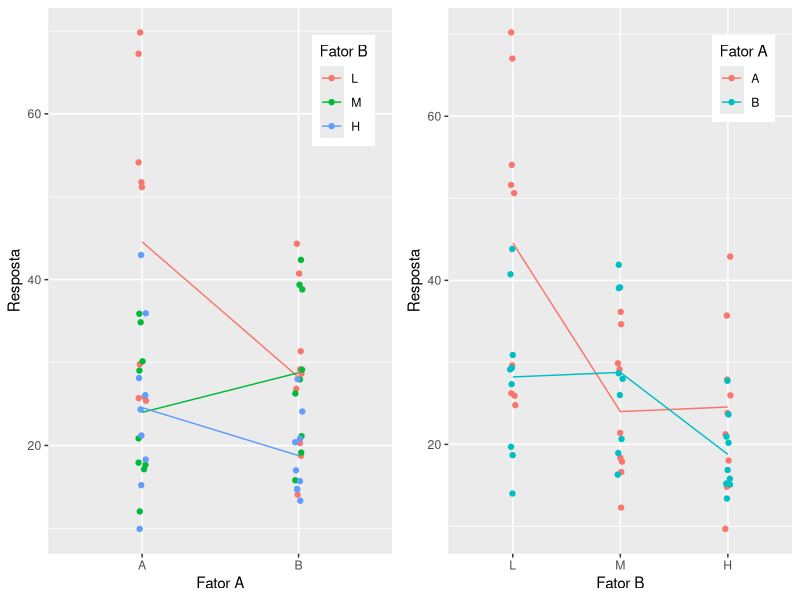

Write the R code that produced this figure.
#-----------------------------------------------------------------------
# CE 074 - Controle de Processos Industriais
#
# Análise de experimento fatorial de forma matricial
#
#                                            Prof. Dr. Walmes M. Zeviani
#                                leg.ufpr.br/~walmes · github.com/walmes
#                                        walmes@ufpr.br · @walmeszeviani
#                      Laboratory of Statistics and Geoinformation (LEG)
#                Department of Statistics · Federal University of Paraná
#                                       2018-Ago-28 · Curitiba/PR/Brazil
#-----------------------------------------------------------------------

#-----------------------------------------------------------------------
# Obtenção do quadro de anova com operações matriciais.

# Experimento fatorial completo 3 x 2 em DIC com 9 repetições.
xtabs(~tension + wool, warpbreaks)

# Pegando uma fração dos dados para ter matrizes de dimensão menor.
da <- subset(warpbreaks, wool == "A", select = c(1, 3))
da <- da[seq(1, to = nrow(da), by = 3), ]
names(da) <- c("y", "trt")
da

# Para exemplificar será considerado é um experimento de um fator
# apenas.

# Para criar matrizes de projeção.
proj <- function(X) {
    X %*% solve(t(X) %*% X) %*% t(X)
}

# Para obter o traço de matrizes.
tr <- function(X) {
    sum(diag(X))
}

# Soma de quadrados total.
with(da, sum(y^2))

# Soma de quadrados total corrigida pela média.
with(da, sum((y - mean(y))^2))

# Projeção no espaço das observaçoes (n).
I <- diag(nrow(da))
y <- cbind(da$y)

# Modelo: y_{ijk} = \mu + \epsilon_{ijk}.
X_mu <- model.matrix(~1, data = da)
H_mu <- proj(X_mu)

# Modelo: y_{ijk} = \tau_{i} + \epsilon_{ijk}.
X_tau <- model.matrix(~0 + trt, data = da)
H_tau <- proj(X_tau)

# Modelo: y_{ijk} = \mu + \alpha_{i} + \epsilon_{ijk} (\tau_{i} = \mu + \alpha_{i}).
X_mualpha <- model.matrix(~trt, data = da)
H_mualpha <- proj(X_mualpha)

# Embora o modelo esteja paramatrizado diferente, ainda é o mesmo.
H_mualpha == H_tau

# Média geral do experimento.
H_mu %*% y
mean(y)

# Somas de quadrados para o efeito do fator A.
t(y) %*% H_tau %*% y - t(y) %*% H_mu %*% y
t(y) %*% (H_tau -  H_mu) %*% y

# SQ residual.
t(y) %*% (I - H_tau) %*% y

# Graus de liberdade.
tr(H_tau -  H_mu)
tr(I - H_tau)

# Anova para verificação.
anova(lm(y ~ 1, data = da))
anova(lm(y ~ trt, data = da))

#-----------------------------------------------------------------------
# Análise do experimento em blocos.

xtabs(~tension + wool, warpbreaks)

da <- warpbreaks
da <- da[seq(1, to = nrow(da), by = 3), ]
names(da) <- c("y", "blc", "trt")
xtabs(~blc + trt, da)

da

# Quadro de análise de variância considerando que foi um ensaio em
# blocos com um único fator.
anova(lm(y ~ blc + trt, data = da))

# Matriz coluna com a resposta.
y <- cbind(da$y)

# Matrizes do modelo.
X_1 <- model.matrix(y ~ 1, data = da)
X_12 <- model.matrix(y ~ 1 + blc, data = da)
X_123 <- model.matrix(y ~ 1 + blc + trt, data = da)

# As matrizes de projeção.
H_1 <- proj(X_1)
H_12 <- proj(X_12)
H_123 <- proj(X_123)
I <- diag(nrow(da))

# Somas de quadrados.
t(y) %*% (H_12 - H_1) %*% y
t(y) %*% (H_123 - H_12) %*% y
t(y) %*% (I - H_123) %*% y

# Graus de liberdade.
tr(H_12 - H_1)
tr(H_123 - H_12)
tr(I - H_123)

#-----------------------------------------------------------------------

X_mu <- model.matrix(y ~ 1, data = da)
X_trt <- model.matrix(y ~ 1 + trt, data = da)
X_blc <- model.matrix(y ~ 1 + blc, data = da)
X_blctrt <- model.matrix(y ~ 1 + blc + trt, data = da)

H_mu <- proj(X_mu)
H_trt <- proj(X_trt)
H_blc <- proj(X_blc)
H_blctrt <- proj(X_blctrt)

# As projeções são ortogonais!
(H_trt - H_mu) %*% (H_blc - H_mu)

# As projeções são ortogonais!
(H_trt - H_mu) %*% (H_blctrt - H_trt)

# IMPORTANT: no caso acima, as somas de quadrados sequenciais e
# marginais serão iguais porque as projeções são ortogonais.

#-----------------------------------------------------------------------
# Análise do experimento fatorial.

da <- warpbreaks
names(da) <- c("y", "A", "B")

library(ggplot2)

gg1 <-
    ggplot(da, aes(y = y, x = A, color = B)) +
    geom_jitter(width = 0.025) +
    stat_summary(aes(group = B), geom = "line", fun.y = "mean") +
    scale_color_discrete(name = "Fator B") +
    xlab("Fator A") +
    ylab("Resposta") +
    theme(legend.position = c(0.95, 0.95),
          legend.justification = c(1, 1))

gg2 <-
    ggplot(da, aes(y = y, x = B, color = A)) +
    geom_jitter(width = 0.025) +
    stat_summary(aes(group = A), geom = "line", fun.y = "mean") +
    scale_color_discrete(name = "Fator A") +
    xlab("Fator B") +
    ylab("Resposta") +
    theme(legend.position = c(0.95, 0.95),
          legend.justification = c(1, 1))

gridExtra::grid.arrange(gg1, gg2, ncol = 2)

# São todos modelos equivalentes.
# y_{abr} = \mu + \alpha_{a} + \beta_{b} + \gamma_{ab} + \epsilon_{abr}.
m0 <- aov(y ~ A * B, data = da)
m0 <- aov(y ~ B * A, data = da)
m0 <- aov(y ~ A + B + A:B, data = da)

anova(m0)      # SQ sequencial.
car::Anova(m0) # SQ marginal.

# y_{abr} = \mu + \alpha_{a} + \theta_{a(b)} + \epsilon_{abr}.
mAB <- aov(y ~ A/B, data = da)
anova(mAB)
coef(mAB)

# Partição da soma de quadrados em hipóteses mais específicas.
aAB <- summary(mAB, split = list("A:B" = list(
                                     "B|A1" = c(1, 3), # H_0: ef. de B em A1.
                                     "B|A2" = c(2, 4)  # H_0: ef. de B em A2.
                                 )))
aAB

# y_{abr} = \mu + \beta_{b} + \psi_{b(a)} + \epsilon_{abr}.
mBA <- aov(y ~ B/A, data = da)
anova(mBA)
coef(mBA)

aBA <- summary(mBA, split = list("B:A" = list(
                                     "A|B1" = 1, # H_0: ef. de A em B1.
                                     "A|B2" = 2, # H_0: ef. de A em B2.
                                     "A|B3" = 3  # H_0: ef. de A em B3.
                                 )))
aBA

#--------------------------------------------
# No sentido A com B dentro de A.

# Como essas somas de quadrados são obtidas?
y <- cbind(da$y)
X <- model.matrix(mAB)
unique(X)

X_mu <- X[, 1]
X_A <- X[, 1:2]
X_B_A1 <- X[, c(1:2, 3, 5)]
X_B_A2 <- X[, c(1:2, 4, 6)]

H_mu <- proj(X_mu)
H_A <- proj(X_A)
H_B_A1 <- proj(X_B_A1)
H_B_A2 <- proj(X_B_A2)
I <- diag(nrow(y))

L <- list(A = H_A - H_mu,
          B_A1 = H_B_A1 - H_A,
          B_A2 = H_B_A2 - H_A)

t(sapply(L,
         FUN = function(mat_proj) {
             c(DF = tr(mat_proj),
               SQ = t(y) %*% mat_proj %*% y)
         }))
aAB

#--------------------------------------------
# No sentido B com A dentro de B.

# Como essas somas de quadrados são obtidas?
y <- cbind(da$y)
X <- model.matrix(mBA)
unique(X)

X_mu <- X[, 1]
X_B <- X[, 1:3]
X_A_B1 <- X[, c(1:3, 4)]
X_A_B2 <- X[, c(1:3, 5)]
X_A_B3 <- X[, c(1:3, 6)]

H_mu <- proj(X_mu)
H_B <- proj(X_B)
H_A_B1 <- proj(X_A_B1)
H_A_B2 <- proj(X_A_B2)
H_A_B3 <- proj(X_A_B3)
I <- diag(nrow(y))

L <- list(B = H_B - H_mu,
          A_B1 = H_A_B1 - H_B,
          A_B2 = H_A_B2 - H_B,
          A_B3 = H_A_B3 - H_B)

t(sapply(L,
         FUN = function(mat_proj) {
             c(DF = tr(mat_proj),
               SQ = t(y) %*% mat_proj %*% y)
         }))
aBA

#-----------------------------------------------------------------------
# Essas mesmas hipóteses (de forma marginal) podem ser avaliadas pelo
# teste de Wald.

beta <- coef(mAB)
V <- vcov(mAB)

# Testar se o efeito de B dentro de A1 é nulo.
K <- rbind(c(0, 0, 1, 0, 0, 0),
           c(0, 0, 0, 0, 1, 0))

# Estimativa e erro padrão.
pest <- K %*% beta       # Estimativa pontual.
vest <- K %*% V %*% t(K) # Variância.

# Estatística F.
(t(pest) %*% solve(vest) %*% pest)/nrow(K)

# Testar se o efeito de B dentro de A2 é nulo.
K <- rbind(c(0, 0, 0, 1, 0, 0),
           c(0, 0, 0, 0, 0, 1))

# Estimativa e erro padrão.
pest <- K %*% beta       # Estimativa pontual.
vest <- K %*% V %*% t(K) # Variância.

# Estatística F.
(t(pest) %*% solve(vest) %*% pest)/nrow(K)

#-----------------------------------------------------------------------
